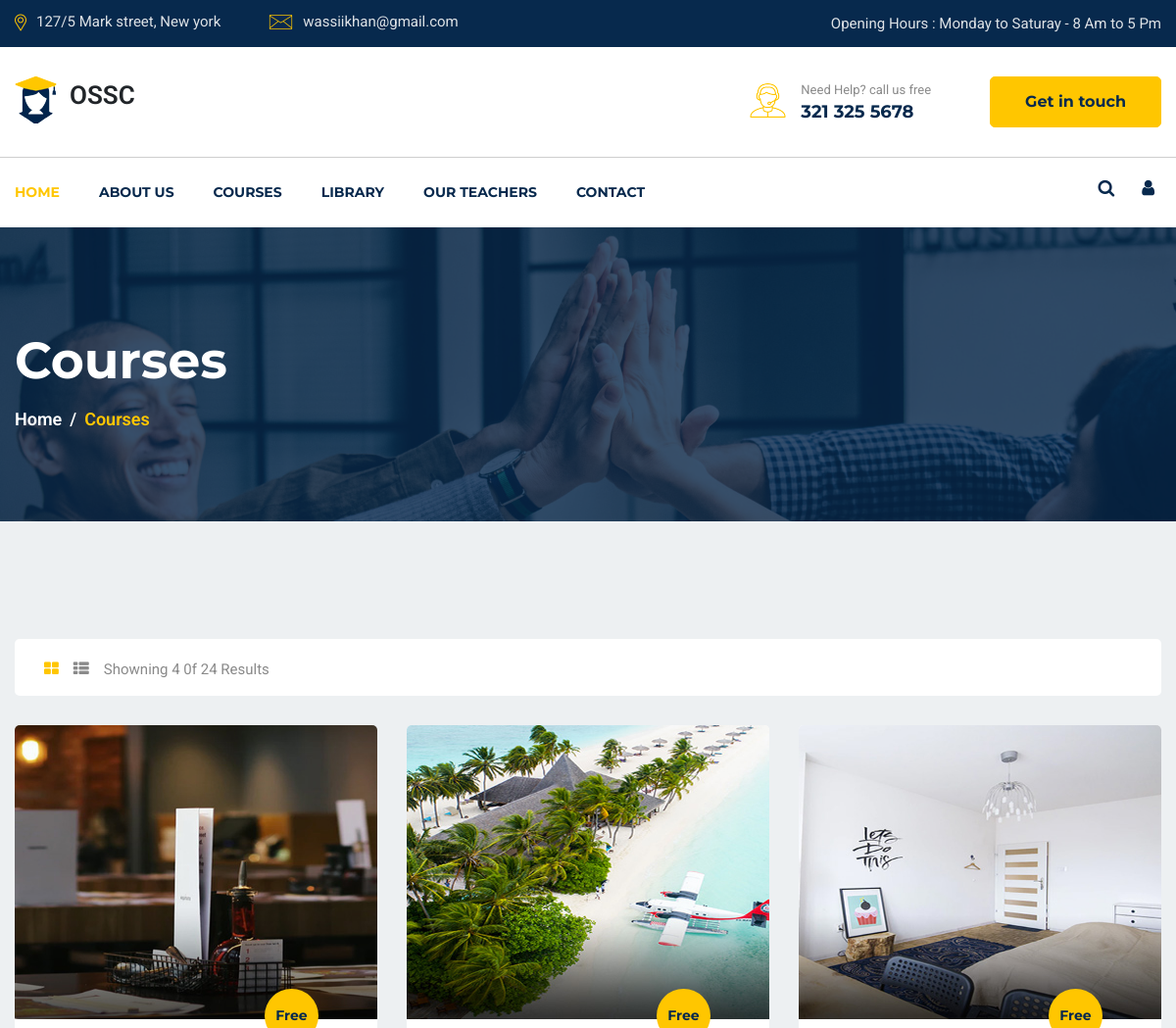
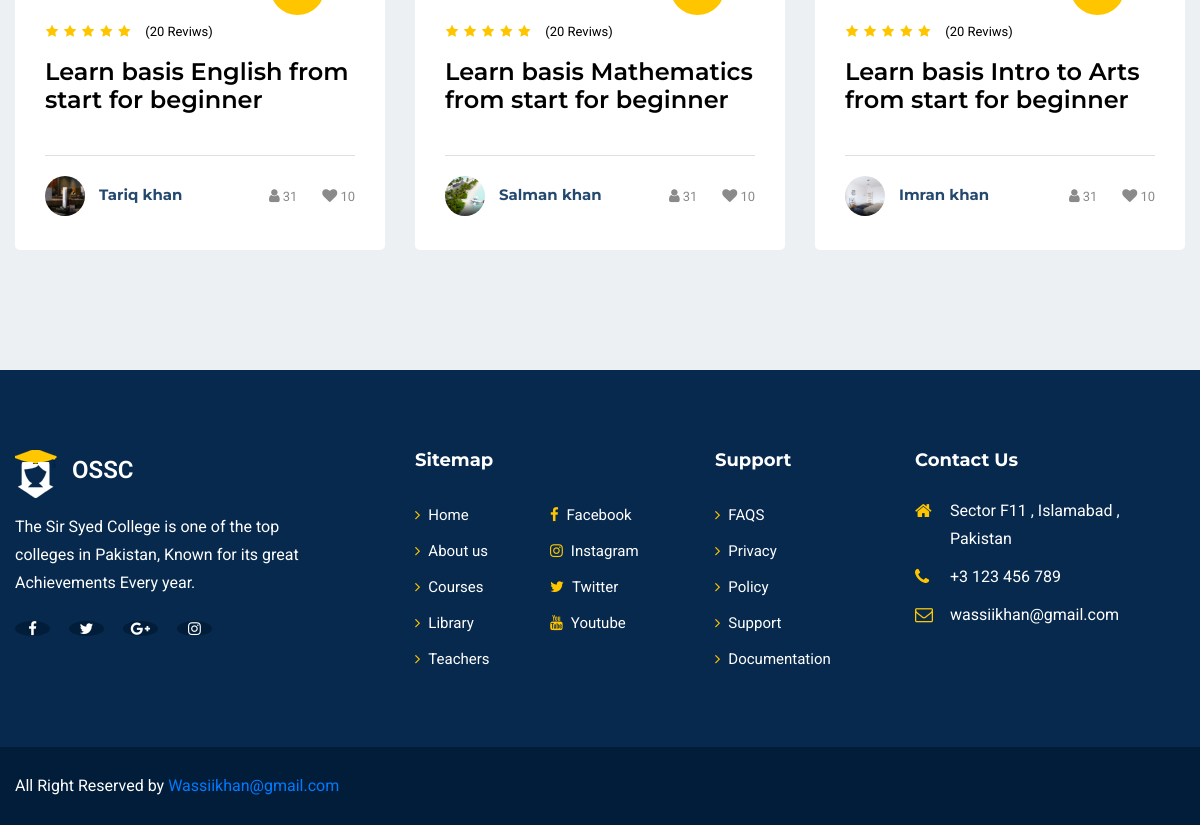
/courses-reserve.php, run on the app's committed database (2 pictures, top to bottom).
### tables this page shows
CREATE TABLE `courses` (
  `id` int(11) NOT NULL,
  `course_name` varchar(50) NOT NULL,
  `course_code` varchar(10) NOT NULL,
  `course_details` text NOT NULL,
  `course_class` set('Pre-Medical I','Pre-Medical II','Pre-Engineering I','Pre-Engineering II','Computer Science I','Computer Science II','Arts I','Arts II') NOT NULL,
  `professor_name` varchar(50) NOT NULL,
  `contact_number` varchar(11) NOT NULL,
  `image` varchar(255) NOT NULL,
  `date` date NOT NULL DEFAULT current_timestamp()
);

### courses-reserve.php (the view, shortened to what this page needs)
<!doctype php>
<php lang="en">
    <head>
        <link rel="stylesheet" href="./Styles/slick.css">
        <link rel="stylesheet" href="./Styles/animate.css">
        <link rel="stylesheet" href="./Styles/nice-select.css">
        <link rel="stylesheet" href="./Styles/jquery.nice-number.min.css">
        <link rel="stylesheet" href="./Styles/magnific-popup.css">
        <link rel="stylesheet" href="./Styles/bootstrap.min.css">
        <link rel="stylesheet" href="./Styles/font-awesome.min.css">
        <link rel="stylesheet" href="./Styles/default.css">
        <link rel="stylesheet" href="./Styles/style.css">
        <link rel="stylesheet" href="./Styles/responsive.css">
    </head>
    <body>
    <?php include("Common/navbar_user.php") ?>
                <section id="page-banner" class="pt-105 pb-110 bg_cover" data-overlay="8" style="height:300px ;background-image: url(Pictures/page-banner-1.jpg); ">
            <div class="container">
                <div class="row">
                    <div class="col-lg-12">
                        <div class="page-banner-cont">
                            <h2>Courses</h2>
                            <nav aria-label="breadcrumb">
                                <ol class="breadcrumb">
                                    <li class="breadcrumb-item"><a href="#">Home</a></li>
                                    <li id="activeID" class="breadcrumb-item active" aria-current="page">Courses</li>
                                </ol>
                            </nav>
                        </div>
                    </div>
                </div>
            </div>
        </section>
        <section id="courses-part" class="pt-120 pb-120 gray-bg">
            <div class="container">
                <div class="row">
                    <div class="col-lg-12">
                        <div class="courses-top-search">
                            <ul class="nav float-left" id="myTab" role="tablist">
                                <li class="nav-item">
                                    <a class="active" id="courses-grid-tab" data-toggle="tab" href="#courses-grid" role="tab" aria-controls="courses-grid" aria-selected="true"><i class="fa fa-th-large"></i></a>
                                </li>
                                <li class="nav-item">
                                    <a id="courses-list-tab" data-toggle="tab" href="#courses-list" role="tab" aria-controls="courses-list" aria-selected="false"><i class="fa fa-th-list"></i></a>
                                </li>
                                <li class="nav-item">Showning 4 0f 24 Results</li>
                            </ul>
                        </div>
                    </div>
                </div>
                <div class="tab-content" id="myTabContent">
                    <div class="tab-pane fade show active" id="courses-grid" role="tabpanel" aria-labelledby="courses-grid-tab">
                        <div class="row">
                            <?php
                            require_once "./php/connection.php";
                            $query = "SELECT * FROM `courses` ";
                            $query_result = mysqli_query($con, $query);
                            $query_row = mysqli_num_rows($query_result);
                            if ($query_row > 0) {
                                while ($fetched_record = mysqli_fetch_assoc($query_result)) {
                                    $fetched_course_name = $fetched_record['course_name'];
                                    $fetched_professor_name = $fetched_record['professor_name'];
                                    $fetched_image = $fetched_record['image'];
                            ?>
                                    <div class="col-lg-4 col-md-6">
                                        <div class="singel-course mt-30">
                                            <div class="thum">
                                                <div class="image">
                                                    <img width="460" height="300" src="uploads/<?php echo $fetched_image ?>" alt="Course">
                                                </div>
                                                <div class="price">
                                                    <span>Free</span>
                                                </div>
                                            </div>
                                            <div class="cont">
                                                <ul>
                                                    <li><i class="fa fa-star"></i></li>
                                                    <li><i class="fa fa-star"></i></li>
                                                    <li><i class="fa fa-star"></i></li>
                                                    <li><i class="fa fa-star"></i></li>
                                                    <li><i class="fa fa-star"></i></li>
                                                </ul>
                                                <span>(20 Reviws)</span>
                                                <a href="#">
                                                    <h4>Learn basis <?php echo $fetched_course_name ?> from start for beginner</h4>
                                                </a>
                                                <div class="course-teacher">
                                                    <div class="thum">
                                                        <a href="#"><img src="uploads/<?php echo $fetched_image ?>" alt="teacher"></a>
                                                    </div>
                                                    <div class="name">
                                                        <a href="#">
                                                            <h6><?php echo $fetched_professor_name ?></h6>
                                                        </a>
                                                    </div>
                                                    <div class="admin">
                                                        <ul>
                                                            <li><a href="#"><i class="fa fa-user"></i><span>31</span></a></li>
                                                            <li><a href="#"><i class="fa fa-heart"></i><span>10</span></a></li>
                                                        </ul>
                                                    </div>
                                                </div>
                                            </div>
                                        </div>
                                    </div>
                            <?php
                                }
                            } else {
                                echo "No Record Found";
                            }
                            ?>
                        </div>
                    </div>
                </div>
            </div>
        </section>
        <?php include("common/footer_user.php") ?>
    </body>
</php>

### Styles/default.css (style rules this page uses)
.mt-30 { margin-top: 30px; }
.pt-105 { padding-top: 105px; }
.pt-120 { padding-top: 120px; }
.pb-110 { padding-bottom: 110px; }
.pb-120 { padding-bottom: 120px; }
.gray-bg { background: #edf0f2; }
[data-overlay] { position: relative; }
[data-overlay]::before { background: #07294d none repeat scroll 0 0; content: ""; height: 100%; left: 0; position: absolute; top: 0; width: 100%; z-index: 1; }
[data-overlay="8"]::before { opacity: 0.8; }

### Styles/style.css (style rules this page uses)
body { font-family: 'Roboto', sans-serif; font-weight: 400; font-style: normal; -webkit-font-smoothing: antialiased; -moz-osx-font-smoothing: grayscale; }
img { max-width: 100%; }
i, span, a { display: inline-block; }
h1, h2, h3, h4, h5, h6 { font-family: 'Montserrat', sans-serif; font-weight: 700; color: #1d2025; margin: 0px; }
h2 { font-size: 36px; }
h4 { font-size: 22px; }
h6 { font-size: 16px; }
ul, ol { margin: 0px; padding: 0px; list-style-type: none; }
.bg_cover { background-position: center center; background-size: cover; background-repeat: no-repeat; width: 100%; height: 100%; }
.singel-course { background-color: #fff; border-radius: 5px; overflow: hidden; }
.singel-course>.thum { position: relative; }
.singel-course .thum .image { overflow: hidden; }
.singel-course .thum .image img { width: 100%; -webkit-transition: all 0.4s linear; transition: all 0.4s linear; }
.singel-course .thum .price { position: absolute; right: 60px; bottom: -24px; }
.singel-course .thum .price span { font-size: 14px; color: #07294d; font-family: 'Montserrat', sans-serif; font-weight: 700; width: 55px; height: 55px; line-height: 55px; border-radius: 50%; background-color: #ffc600; text-align: center; }
.singel-course .cont { padding-top: 28px; padding-bottom: 34px; padding-left: 30px; padding-right: 30px; }
.singel-course .cont>ul { display: inline-block; margin-right: 10px; }
.singel-course .cont ul li { display: inline-block; margin: 1px; }
.singel-course .cont ul li>i { font-size: 13px; color: #ffc600; }
.singel-course .cont span { font-size: 13px; color: #000; }
.singel-course .cont h4 { font-weight: 600; font-size: 24px; color: #000; padding-top: 15px; padding-bottom: 40px; -webkit-transition: all 0.4s linear; transition: all 0.4s linear; }
.singel-course .course-teacher { border-top: 1px solid #e0e0e0; padding-top: 20px; overflow: hidden; }
.singel-course .course-teacher>.thum { display: inline-block; }
.singel-course .course-teacher>.thum img { border-radius: 50%; width: 40px; height: 40px; }
.singel-course .course-teacher .name { display: inline-block; margin-left: 10px; position: relative; bottom: 13px; }
.singel-course .course-teacher .name a h6 { font-size: 15px; color: #24486e; -webkit-transition: all 0.4s linear; transition: all 0.4s linear; }
.singel-course .course-teacher .admin { display: inline-block; float: right; overflow: hidden; }
.singel-course .course-teacher .admin ul { margin-top: 8px; }
.singel-course .course-teacher .admin ul li { margin-right: 20px; }
.singel-course .course-teacher .admin ul li:last-child { margin-right: 0; }
.singel-course .course-teacher .admin ul li a { font-size: 15px; color: #8a8a8a; -webkit-transition: all 0.4s linear; transition: all 0.4s linear; }
.singel-course .course-teacher .admin ul li a span { color: #8a8a8a; margin-left: 3px; }
.page-banner-cont { position: relative; z-index: 5; }
.page-banner-cont h2 { font-size: 52px; color: #fff; padding-bottom: 15px; }
.page-banner-cont .breadcrumb { margin: 0; background: none; padding: 0; }
.page-banner-cont .breadcrumb .breadcrumb-item { color: #ffc600; font-size: 18px; font-weight: 600; margin-bottom: 2px; }
.page-banner-cont .breadcrumb .breadcrumb-item a { color: #fff; }
.page-banner-cont .breadcrumb-item+.breadcrumb-item::before { color: #fff; content: "/"; font-size: 18px; }
.tab-content .singel-course .course-teacher .name { bottom: 0; }
.courses-top-search { background-color: #fff; padding: 15px 30px; border-radius: 5px; overflow: hidden; }
.courses-top-search .nav { margin-top: 5px; }
.courses-top-search .nav .nav-item { margin-right: 15px; font-size: 15px; color: #8a8a8a; }
.courses-top-search .nav .nav-item a { font-size: 16px; color: #8a8a8a; }
.courses-top-search .nav .nav-item a.active { color: #ffc600; }

### data on the page
courses: image (picture), course_name "English", professor_name "Tariq khan"
courses: image (picture), course_name "Mathematics", professor_name "Salman khan"
courses: image (picture), course_name "Intro to Arts", professor_name "Imran khan"
